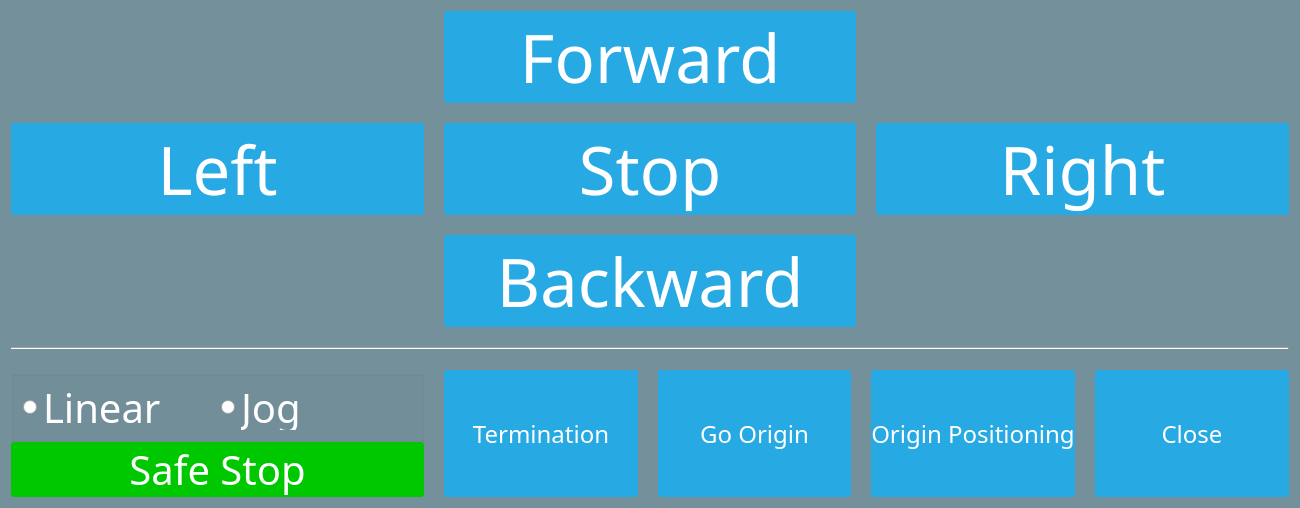
<?xml version="1.0" encoding="UTF-8"?>
<ui version="4.0">
 <class>JoystickDialog</class>
 <widget class="QDialog" name="JoystickDialog">
  <property name="geometry">
   <rect>
    <x>0</x>
    <y>0</y>
    <width>1300</width>
    <height>508</height>
   </rect>
  </property>
  <property name="windowTitle">
   <string>Teleoperation</string>
  </property>
  <property name="styleSheet">
   <string notr="true">QDialog 
{ 
	background:  rgba(32, 80, 96, 100);
	/*background:  rgba(255, 0, 0, 255);*/
	color:white;
	font-size: 12px;
}

QPushButton
{
	color: white;
	background-color: #27a9e3;
	border-width: 0px;
	border-radius: 3px;
}

QLabel , QRadioButton, QCheckBox
{ 
	color: white; 
	border-radius: 3px;
}

QPushButton:hover, QComboBox:hover{ background-color: #66c011; }

</string>
  </property>
  <layout class="QGridLayout" name="gridLayout_2" rowstretch="1,1,1,0,0,0">
   <property name="spacing">
    <number>20</number>
   </property>
   <item row="4" column="0" colspan="3">
    <widget class="Line" name="line">
     <property name="orientation">
      <enum>Qt::Horizontal</enum>
     </property>
    </widget>
   </item>
   <item row="5" column="1" colspan="2">
    <layout class="QHBoxLayout" name="btnHorizontalLayout" stretch="1,1,1,1">
     <item>
      <widget class="QPushButton" name="abortBtn">
       <property name="sizePolicy">
        <sizepolicy hsizetype="Preferred" vsizetype="Preferred">
         <horstretch>0</horstretch>
         <verstretch>0</verstretch>
        </sizepolicy>
       </property>
       <property name="font">
        <font>
         <family>微軟正黑體</family>
         <pointsize>18</pointsize>
        </font>
       </property>
       <property name="text">
        <string>Termination</string>
       </property>
      </widget>
     </item>
     <item>
      <widget class="QPushButton" name="goOriginBtn">
       <property name="sizePolicy">
        <sizepolicy hsizetype="Preferred" vsizetype="Preferred">
         <horstretch>0</horstretch>
         <verstretch>0</verstretch>
        </sizepolicy>
       </property>
       <property name="font">
        <font>
         <family>微軟正黑體</family>
         <pointsize>18</pointsize>
        </font>
       </property>
       <property name="text">
        <string>Go Origin</string>
       </property>
      </widget>
     </item>
     <item>
      <widget class="QPushButton" name="resetOriginBtn">
       <property name="sizePolicy">
        <sizepolicy hsizetype="Preferred" vsizetype="Preferred">
         <horstretch>0</horstretch>
         <verstretch>0</verstretch>
        </sizepolicy>
       </property>
       <property name="font">
        <font>
         <family>微軟正黑體</family>
         <pointsize>18</pointsize>
        </font>
       </property>
       <property name="text">
        <string>Origin Positioning</string>
       </property>
      </widget>
     </item>
     <item>
      <widget class="QPushButton" name="closeBtn">
       <property name="sizePolicy">
        <sizepolicy hsizetype="Preferred" vsizetype="Preferred">
         <horstretch>0</horstretch>
         <verstretch>0</verstretch>
        </sizepolicy>
       </property>
       <property name="font">
        <font>
         <family>微軟正黑體</family>
         <pointsize>18</pointsize>
        </font>
       </property>
       <property name="text">
        <string>Close</string>
       </property>
      </widget>
     </item>
    </layout>
   </item>
   <item row="5" column="0">
    <layout class="QGridLayout" name="safeGridLayout" rowstretch="0,0">
     <property name="verticalSpacing">
      <number>0</number>
     </property>
     <item row="1" column="0">
      <widget class="QPushButton" name="safeBtn">
       <property name="sizePolicy">
        <sizepolicy hsizetype="Preferred" vsizetype="Preferred">
         <horstretch>0</horstretch>
         <verstretch>0</verstretch>
        </sizepolicy>
       </property>
       <property name="font">
        <font>
         <family>微軟正黑體</family>
         <pointsize>30</pointsize>
        </font>
       </property>
       <property name="styleSheet">
        <string notr="true">background-color: rgb(0, 200, 0)</string>
       </property>
       <property name="text">
        <string>Safe Stop</string>
       </property>
      </widget>
     </item>
     <item row="0" column="0">
      <widget class="QGroupBox" name="modeGb">
       <property name="sizePolicy">
        <sizepolicy hsizetype="Preferred" vsizetype="Fixed">
         <horstretch>0</horstretch>
         <verstretch>0</verstretch>
        </sizepolicy>
       </property>
       <property name="minimumSize">
        <size>
         <width>0</width>
         <height>40</height>
        </size>
       </property>
       <property name="title">
        <string/>
       </property>
       <layout class="QHBoxLayout" name="horizontalLayout_2">
        <item>
         <widget class="QRadioButton" name="linearRb">
          <property name="font">
           <font>
            <family>微軟正黑體</family>
            <pointsize>30</pointsize>
           </font>
          </property>
          <property name="text">
           <string>Linear</string>
          </property>
         </widget>
        </item>
        <item>
         <widget class="QRadioButton" name="jogRb">
          <property name="font">
           <font>
            <family>微軟正黑體</family>
            <pointsize>30</pointsize>
           </font>
          </property>
          <property name="text">
           <string>Jog</string>
          </property>
         </widget>
        </item>
       </layout>
      </widget>
     </item>
    </layout>
   </item>
   <item row="0" column="0" rowspan="3" colspan="3">
    <layout class="QGridLayout" name="dirGridLayout">
     <item row="0" column="1">
      <widget class="QPushButton" name="forwardBtn">
       <property name="sizePolicy">
        <sizepolicy hsizetype="Preferred" vsizetype="Preferred">
         <horstretch>0</horstretch>
         <verstretch>0</verstretch>
        </sizepolicy>
       </property>
       <property name="font">
        <font>
         <family>微軟正黑體</family>
         <pointsize>50</pointsize>
        </font>
       </property>
       <property name="text">
        <string>Forward</string>
       </property>
      </widget>
     </item>
     <item row="1" column="1">
      <widget class="QPushButton" name="stopBtn">
       <property name="sizePolicy">
        <sizepolicy hsizetype="Preferred" vsizetype="Preferred">
         <horstretch>0</horstretch>
         <verstretch>0</verstretch>
        </sizepolicy>
       </property>
       <property name="font">
        <font>
         <family>微軟正黑體</family>
         <pointsize>50</pointsize>
        </font>
       </property>
       <property name="text">
        <string>Stop</string>
       </property>
      </widget>
     </item>
     <item row="1" column="2">
      <widget class="QPushButton" name="rightBtn">
       <property name="sizePolicy">
        <sizepolicy hsizetype="Preferred" vsizetype="Preferred">
         <horstretch>0</horstretch>
         <verstretch>0</verstretch>
        </sizepolicy>
       </property>
       <property name="font">
        <font>
         <family>微軟正黑體</family>
         <pointsize>50</pointsize>
        </font>
       </property>
       <property name="text">
        <string>Right</string>
       </property>
      </widget>
     </item>
     <item row="1" column="0">
      <widget class="QPushButton" name="leftBtn">
       <property name="sizePolicy">
        <sizepolicy hsizetype="Preferred" vsizetype="Preferred">
         <horstretch>0</horstretch>
         <verstretch>0</verstretch>
        </sizepolicy>
       </property>
       <property name="font">
        <font>
         <family>微軟正黑體</family>
         <pointsize>50</pointsize>
        </font>
       </property>
       <property name="text">
        <string>Left</string>
       </property>
      </widget>
     </item>
     <item row="2" column="1">
      <widget class="QPushButton" name="backwardBtn">
       <property name="sizePolicy">
        <sizepolicy hsizetype="Preferred" vsizetype="Preferred">
         <horstretch>0</horstretch>
         <verstretch>0</verstretch>
        </sizepolicy>
       </property>
       <property name="font">
        <font>
         <family>微軟正黑體</family>
         <pointsize>50</pointsize>
        </font>
       </property>
       <property name="text">
        <string>Backward</string>
       </property>
      </widget>
     </item>
    </layout>
   </item>
  </layout>
 </widget>
 <resources/>
 <connections/>
</ui>
